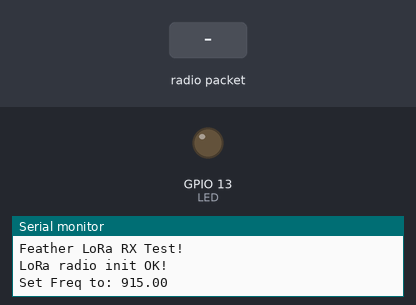
The sketch below on a simulated ESP32. On the bench: output pins drawn as LEDs (lit = HIGH), the last lines printed to the serial monitor. Inputs (shaded band) come from the test bench. No radio packets arrive unless stated; pins used as bus, display or sensor lines are not drawn.

Above: at 1.4 s.
1.5 s: radio packet "H" arrives
At 2.1 s:
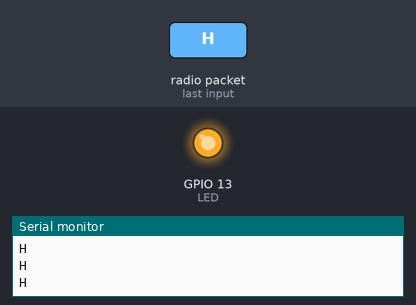
3.0 s: radio packet "," arrives
Timing chart, 0 to 6.0 s (numbered marks = the images above; inputs shaded):
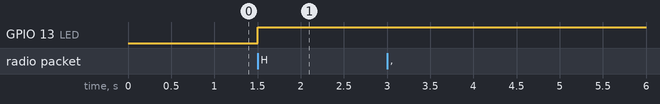

Measured:
- after the input at 1.5 s, GPIO 13 (LED): LOW → HIGH at once

The sketch:

Feather_Receiver_w_SenderID_to_ESP_29May2017.ino
```cpp
// (licence header left out)
#include <RH_RF95.h>
#include <SPI.h>
#include <SoftwareSerial.h>
SoftwareSerial ESP(13,12); //RX,TX
char dest[50];
char ser[50];
String Humid;
String Temp;
String Batt;
String ID;
//*********************************************************************************************
// *********** IMPORTANT SETTINGS - YOU MUST CHANGE/ONFIGURE TO FIT YOUR HARDWARE *************
//*********************************************************************************************

//Match frequency to the hardware version of the radio on your Feather
#define RF95_FREQ 915.0

//*********************************************************************************************
#define SERIAL_BAUD   115200

#define RFM95_CS 8
#define RFM95_RST 4
#define RFM95_INT 7

RH_RF95 rf95(RFM95_CS, RFM95_INT);

#define LED           13  // onboard blinky


void setup() {
   pinMode(LED, OUTPUT);
  pinMode(RFM95_RST, OUTPUT);
  digitalWrite(RFM95_RST, HIGH);

  //while (!Serial);
  Serial.begin(9600);
  delay(100);
  ESP.begin(9600);
  delay(100);

  Serial.println("Feather LoRa RX Test!");

  // manual reset
  digitalWrite(RFM95_RST, LOW);
  delay(10);
  digitalWrite(RFM95_RST, HIGH);
  delay(10);

 while (!rf95.init()) {
    Serial.println("LoRa radio init failed");
    while (1);
  }
  Serial.println("LoRa radio init OK!");

  // Defaults after init are 434.0MHz, modulation GFSK_Rb250Fd250, +13dbM
  if (!rf95.setFrequency(RF95_FREQ)) {
    Serial.println("setFrequency failed");
    while (1);
  }
  Serial.print("Set Freq to: "); Serial.println(RF95_FREQ);
  rf95.setTxPower(23, false);

  // Defaults after init are 434.0MHz, 13dBm, Bw = 125 kHz, Cr = 4/5, Sf = 128chips/symbol, CRC on

  // The default transmitter power is 13dBm, using PA_BOOST.
  // If you are using RFM95/96/97/98 modules which uses the PA_BOOST transmitter pin, then
  // you can set transmitter powers from 5 to 23 dBm:

}

void loop() {

if (rf95.available())
  {
    // Should be a message for us now
    uint8_t buf[100];
    uint8_t len = sizeof(buf);

    if (rf95.recv(buf, &len))
    {
      digitalWrite(LED, HIGH);
      RH_RF95::printBuffer("Received: ", buf, len);
      Serial.print("Got: ");
      Serial.println((char*)buf);
      Serial.print("RSSI: ");
      Serial.println(rf95.lastRssi(), DEC);
      delay(10);
      memcpy(dest, (char*)buf,strlen((char*)buf));
    }

   String message(dest);

   int humidPos = message.indexOf("H")+1;
   int commaHum = message.indexOf(",");
   int tempPos = message.indexOf("T")+1;
   int commaTemp = message.indexOf(",",tempPos);
   int batPos = message.indexOf("B")+1;
   int commaBat = message.indexOf(",",batPos);
   int idPos = message.indexOf("I")+1;
   int commaID = message.indexOf(",",idPos);

   Humid = message.substring(humidPos,commaHum);
   Temp = message.substring(tempPos,commaTemp);
   Batt = message.substring(batPos,commaBat);
   ID = message.substring(idPos,commaID);

   Serial.println(Humid);
   Serial.println(Temp);
   Serial.println(Batt);
   Serial.println(ID);

    Serial.println(Humid);
    ESP.println("ESPreceiveSoil("+Humid+","+ID+")");
    delay(1000);
    ESP.println("ESPreceiveTemp("+Temp+","+ID+")");
    delay(1000);
    ESP.println("ESPreceiveBat("+Batt+","+ID+")");
    delay(1000);
    ESP.println("ESPreceiveID("+ID+")");
    delay(1000);

  Humid = "";
  Temp = "";
  Batt = "";
  ID="";
}
}
```
